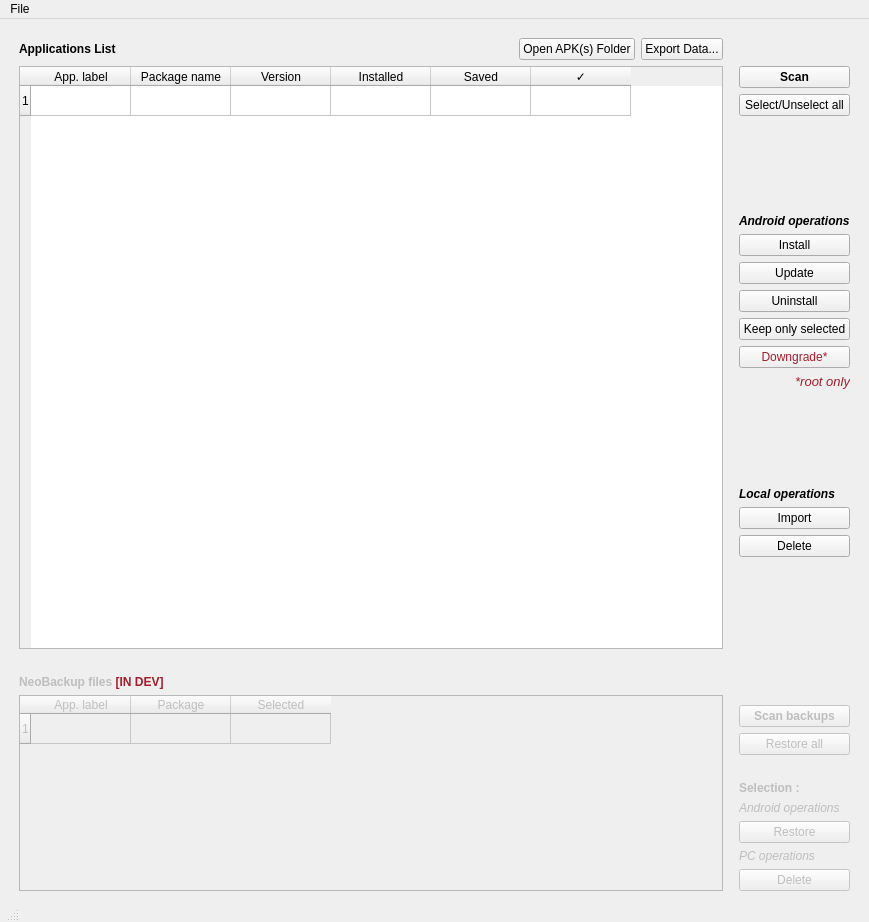
<?xml version="1.0" encoding="UTF-8"?>
<ui version="4.0">
 <class>MainWindow</class>
 <widget class="QMainWindow" name="MainWindow">
  <property name="geometry">
   <rect>
    <x>0</x>
    <y>0</y>
    <width>869</width>
    <height>922</height>
   </rect>
  </property>
  <property name="windowTitle">
   <string>MainWindow</string>
  </property>
  <widget class="QWidget" name="centralwidget">
   <layout class="QGridLayout" name="gridLayout">
    <item row="0" column="1">
     <spacer name="verticalSpacer_5">
      <property name="orientation">
       <enum>Qt::Vertical</enum>
      </property>
      <property name="sizeType">
       <enum>QSizePolicy::Fixed</enum>
      </property>
      <property name="sizeHint" stdset="0">
       <size>
        <width>10</width>
        <height>10</height>
       </size>
      </property>
     </spacer>
    </item>
    <item row="4" column="1">
     <spacer name="verticalSpacer">
      <property name="orientation">
       <enum>Qt::Vertical</enum>
      </property>
      <property name="sizeType">
       <enum>QSizePolicy::Fixed</enum>
      </property>
      <property name="sizeHint" stdset="0">
       <size>
        <width>20</width>
        <height>20</height>
       </size>
      </property>
     </spacer>
    </item>
    <item row="3" column="1">
     <widget class="QTableWidget" name="tableWidget_2">
      <property name="sizePolicy">
       <sizepolicy hsizetype="Expanding" vsizetype="Expanding">
        <horstretch>1</horstretch>
        <verstretch>4</verstretch>
       </sizepolicy>
      </property>
      <property name="minimumSize">
       <size>
        <width>0</width>
        <height>30</height>
       </size>
      </property>
      <property name="rowCount">
       <number>1</number>
      </property>
      <property name="columnCount">
       <number>6</number>
      </property>
      <row/>
      <column>
       <property name="text">
        <string>App. label</string>
       </property>
      </column>
      <column>
       <property name="text">
        <string>Package name</string>
       </property>
      </column>
      <column>
       <property name="text">
        <string>Version</string>
       </property>
      </column>
      <column>
       <property name="text">
        <string extracomment="Installed on device">Installed</string>
       </property>
       <property name="textAlignment">
        <set>AlignCenter</set>
       </property>
       <property name="icon">
        <iconset>
         <normaloff>assets/mobile-screen-solid-full.svg</normaloff>assets/mobile-screen-solid-full.svg</iconset>
       </property>
      </column>
      <column>
       <property name="text">
        <string extracomment="Saved on PC">Saved</string>
       </property>
       <property name="textAlignment">
        <set>AlignCenter</set>
       </property>
       <property name="icon">
        <iconset>
         <normaloff>assets/floppy-disk-solid-full.svg</normaloff>assets/floppy-disk-solid-full.svg</iconset>
       </property>
      </column>
      <column>
       <property name="text">
        <string>✓</string>
       </property>
       <property name="font">
        <font>
         <weight>75</weight>
         <bold>true</bold>
        </font>
       </property>
      </column>
     </widget>
    </item>
    <item row="3" column="2">
     <spacer name="horizontalSpacer">
      <property name="orientation">
       <enum>Qt::Horizontal</enum>
      </property>
      <property name="sizeHint" stdset="0">
       <size>
        <width>10</width>
        <height>10</height>
       </size>
      </property>
     </spacer>
    </item>
    <item row="5" column="1">
     <widget class="QLabel" name="label">
      <property name="enabled">
       <bool>false</bool>
      </property>
      <property name="text">
       <string>&lt;html&gt;&lt;head/&gt;&lt;body&gt;&lt;p&gt;&lt;span style=&quot; font-weight:600;&quot;&gt;NeoBackup files &lt;/span&gt;&lt;span style=&quot; font-weight:600; color:#a51d2d;&quot;&gt;[IN DEV]&lt;/span&gt;&lt;/p&gt;&lt;/body&gt;&lt;/html&gt;</string>
      </property>
      <property name="alignment">
       <set>Qt::AlignLeading|Qt::AlignLeft|Qt::AlignVCenter</set>
      </property>
     </widget>
    </item>
    <item row="3" column="3">
     <layout class="QGridLayout" name="gridLayout_2">
      <item row="13" column="0">
       <spacer name="verticalSpacer_6">
        <property name="orientation">
         <enum>Qt::Vertical</enum>
        </property>
        <property name="sizeHint" stdset="0">
         <size>
          <width>20</width>
          <height>40</height>
         </size>
        </property>
       </spacer>
      </item>
      <item row="0" column="0">
       <widget class="QPushButton" name="pushButton_Scan">
        <property name="font">
         <font>
          <weight>75</weight>
          <bold>true</bold>
         </font>
        </property>
        <property name="text">
         <string>Scan</string>
        </property>
        <property name="icon">
         <iconset>
          <normaloff>assets/arrows-rotate-solid-full.svg</normaloff>assets/arrows-rotate-solid-full.svg</iconset>
        </property>
       </widget>
      </item>
      <item row="4" column="0">
       <widget class="QLabel" name="label_3">
        <property name="text">
         <string>&lt;html&gt;&lt;head/&gt;&lt;body&gt;&lt;p&gt;&lt;span style=&quot; font-weight:600; font-style:italic;&quot;&gt;Android operations&lt;/span&gt;&lt;/p&gt;&lt;/body&gt;&lt;/html&gt;</string>
        </property>
        <property name="alignment">
         <set>Qt::AlignLeading|Qt::AlignLeft|Qt::AlignVCenter</set>
        </property>
       </widget>
      </item>
      <item row="2" column="0">
       <spacer name="verticalSpacer_2">
        <property name="orientation">
         <enum>Qt::Vertical</enum>
        </property>
        <property name="sizeHint" stdset="0">
         <size>
          <width>20</width>
          <height>40</height>
         </size>
        </property>
       </spacer>
      </item>
      <item row="15" column="0">
       <widget class="QPushButton" name="pushButton_Backup">
        <property name="text">
         <string>Import</string>
        </property>
       </widget>
      </item>
      <item row="6" column="0">
       <widget class="QPushButton" name="pushButton_Install">
        <property name="text">
         <string>Install</string>
        </property>
       </widget>
      </item>
      <item row="1" column="0">
       <widget class="QPushButton" name="pushButton_sel_all">
        <property name="text">
         <string>Select/Unselect all</string>
        </property>
       </widget>
      </item>
      <item row="8" column="0">
       <widget class="QPushButton" name="pushButton_Uninstall">
        <property name="text">
         <string>Uninstall</string>
        </property>
       </widget>
      </item>
      <item row="9" column="0">
       <widget class="QPushButton" name="pushButton_Keep_only">
        <property name="text">
         <string>Keep only selected</string>
        </property>
       </widget>
      </item>
      <item row="12" column="0">
       <widget class="QLabel" name="label_11">
        <property name="text">
         <string>&lt;html&gt;&lt;head/&gt;&lt;body&gt;&lt;p align=&quot;right&quot;&gt;&lt;span style=&quot; font-size:10pt; font-style:italic; color:#a51d2d;&quot;&gt;*root only&lt;/span&gt;&lt;/p&gt;&lt;/body&gt;&lt;/html&gt;</string>
        </property>
       </widget>
      </item>
      <item row="14" column="0">
       <widget class="QLabel" name="label_4">
        <property name="text">
         <string>&lt;html&gt;&lt;head/&gt;&lt;body&gt;&lt;p&gt;&lt;span style=&quot; font-weight:600; font-style:italic;&quot;&gt;Local operations&lt;/span&gt;&lt;/p&gt;&lt;/body&gt;&lt;/html&gt;</string>
        </property>
       </widget>
      </item>
      <item row="16" column="0">
       <widget class="QPushButton" name="pushButton_Delete">
        <property name="text">
         <string>Delete</string>
        </property>
       </widget>
      </item>
      <item row="11" column="0">
       <widget class="QPushButton" name="pushButton_Downgrade">
        <property name="styleSheet">
         <string notr="true">color: rgb(165, 29, 45);</string>
        </property>
        <property name="text">
         <string>Downgrade*</string>
        </property>
        <property name="icon">
         <iconset>
          <normaloff>assets/triangle-exclamation-solid-full.svg</normaloff>assets/triangle-exclamation-solid-full.svg</iconset>
        </property>
       </widget>
      </item>
      <item row="17" column="0">
       <spacer name="verticalSpacer_3">
        <property name="orientation">
         <enum>Qt::Vertical</enum>
        </property>
        <property name="sizeHint" stdset="0">
         <size>
          <width>20</width>
          <height>40</height>
         </size>
        </property>
       </spacer>
      </item>
      <item row="7" column="0">
       <widget class="QPushButton" name="pushButton_Update">
        <property name="text">
         <string>Update</string>
        </property>
       </widget>
      </item>
     </layout>
    </item>
    <item row="3" column="4">
     <spacer name="horizontalSpacer_3">
      <property name="orientation">
       <enum>Qt::Horizontal</enum>
      </property>
      <property name="sizeType">
       <enum>QSizePolicy::Fixed</enum>
      </property>
      <property name="sizeHint" stdset="0">
       <size>
        <width>10</width>
        <height>10</height>
       </size>
      </property>
     </spacer>
    </item>
    <item row="6" column="1">
     <widget class="QTableWidget" name="tableWidget">
      <property name="enabled">
       <bool>false</bool>
      </property>
      <property name="sizePolicy">
       <sizepolicy hsizetype="Expanding" vsizetype="Expanding">
        <horstretch>1</horstretch>
        <verstretch>1</verstretch>
       </sizepolicy>
      </property>
      <property name="minimumSize">
       <size>
        <width>0</width>
        <height>30</height>
       </size>
      </property>
      <property name="rowCount">
       <number>1</number>
      </property>
      <property name="columnCount">
       <number>3</number>
      </property>
      <row/>
      <column>
       <property name="text">
        <string>App. label</string>
       </property>
      </column>
      <column>
       <property name="text">
        <string>Package</string>
       </property>
      </column>
      <column>
       <property name="text">
        <string>Selected</string>
       </property>
      </column>
     </widget>
    </item>
    <item row="6" column="3">
     <layout class="QGridLayout" name="gridLayout_4">
      <property name="topMargin">
       <number>10</number>
      </property>
      <item row="11" column="0">
       <widget class="QLabel" name="label_6">
        <property name="enabled">
         <bool>false</bool>
        </property>
        <property name="text">
         <string>&lt;html&gt;&lt;head/&gt;&lt;body&gt;&lt;p&gt;&lt;span style=&quot; font-style:italic;&quot;&gt;PC operations&lt;/span&gt;&lt;/p&gt;&lt;/body&gt;&lt;/html&gt;</string>
        </property>
       </widget>
      </item>
      <item row="3" column="0">
       <widget class="QPushButton" name="pushButtonb2_RestoreAll">
        <property name="enabled">
         <bool>false</bool>
        </property>
        <property name="text">
         <string>Restore all</string>
        </property>
       </widget>
      </item>
      <item row="5" column="0">
       <widget class="QLabel" name="label_8">
        <property name="enabled">
         <bool>false</bool>
        </property>
        <property name="text">
         <string>&lt;html&gt;&lt;head/&gt;&lt;body&gt;&lt;p&gt;&lt;span style=&quot; font-weight:600;&quot;&gt;Selection :&lt;/span&gt;&lt;/p&gt;&lt;/body&gt;&lt;/html&gt;</string>
        </property>
       </widget>
      </item>
      <item row="1" column="0">
       <widget class="QPushButton" name="pushButtonb1_ScanBackups">
        <property name="enabled">
         <bool>false</bool>
        </property>
        <property name="font">
         <font>
          <weight>75</weight>
          <bold>true</bold>
         </font>
        </property>
        <property name="text">
         <string>Scan backups</string>
        </property>
       </widget>
      </item>
      <item row="6" column="0">
       <widget class="QLabel" name="label_5">
        <property name="enabled">
         <bool>false</bool>
        </property>
        <property name="text">
         <string>&lt;html&gt;&lt;head/&gt;&lt;body&gt;&lt;p&gt;&lt;span style=&quot; font-style:italic;&quot;&gt;Android operations&lt;/span&gt;&lt;/p&gt;&lt;/body&gt;&lt;/html&gt;</string>
        </property>
       </widget>
      </item>
      <item row="4" column="0">
       <spacer name="verticalSpacer_4">
        <property name="orientation">
         <enum>Qt::Vertical</enum>
        </property>
        <property name="sizeType">
         <enum>QSizePolicy::Minimum</enum>
        </property>
        <property name="sizeHint" stdset="0">
         <size>
          <width>20</width>
          <height>20</height>
         </size>
        </property>
       </spacer>
      </item>
      <item row="9" column="0">
       <widget class="QPushButton" name="pushButtonb3_Restore">
        <property name="enabled">
         <bool>false</bool>
        </property>
        <property name="text">
         <string>Restore</string>
        </property>
       </widget>
      </item>
      <item row="12" column="0">
       <widget class="QPushButton" name="pushButton10_NONAME">
        <property name="enabled">
         <bool>false</bool>
        </property>
        <property name="text">
         <string>Delete</string>
        </property>
       </widget>
      </item>
     </layout>
    </item>
    <item row="3" column="0">
     <spacer name="horizontalSpacer_2">
      <property name="orientation">
       <enum>Qt::Horizontal</enum>
      </property>
      <property name="sizeType">
       <enum>QSizePolicy::Fixed</enum>
      </property>
      <property name="sizeHint" stdset="0">
       <size>
        <width>10</width>
        <height>10</height>
       </size>
      </property>
     </spacer>
    </item>
    <item row="1" column="1">
     <layout class="QHBoxLayout" name="horizontalLayout">
      <item>
       <widget class="QLabel" name="label_2">
        <property name="text">
         <string>&lt;html&gt;&lt;head/&gt;&lt;body&gt;&lt;p&gt;&lt;span style=&quot; font-weight:600;&quot;&gt;Applications List&lt;/span&gt;&lt;/p&gt;&lt;/body&gt;&lt;/html&gt;</string>
        </property>
       </widget>
      </item>
      <item>
       <spacer name="horizontalSpacer_4">
        <property name="orientation">
         <enum>Qt::Horizontal</enum>
        </property>
        <property name="sizeHint" stdset="0">
         <size>
          <width>40</width>
          <height>20</height>
         </size>
        </property>
       </spacer>
      </item>
      <item>
       <widget class="QPushButton" name="pushButton_Explore_Apk">
        <property name="text">
         <string>Open APK(s) Folder</string>
        </property>
        <property name="icon">
         <iconset>
          <normaloff>assets/folder-open-solid-full.svg</normaloff>assets/folder-open-solid-full.svg</iconset>
        </property>
       </widget>
      </item>
      <item>
       <widget class="QPushButton" name="pushButton_Export">
        <property name="text">
         <string>Export Data...</string>
        </property>
        <property name="icon">
         <iconset>
          <normaloff>assets/table-solid-full.svg</normaloff>assets/table-solid-full.svg</iconset>
        </property>
       </widget>
      </item>
     </layout>
    </item>
   </layout>
  </widget>
  <widget class="QMenuBar" name="menubar">
   <property name="geometry">
    <rect>
     <x>0</x>
     <y>0</y>
     <width>869</width>
     <height>22</height>
    </rect>
   </property>
   <widget class="QMenu" name="menuMenu">
    <property name="title">
     <string>File</string>
    </property>
    <addaction name="actionRescan_backups"/>
    <addaction name="actionRescan_android"/>
    <addaction name="separator"/>
    <addaction name="actionExport_table"/>
    <addaction name="separator"/>
    <addaction name="actionImport_apk_s"/>
    <addaction name="actionImport_folder"/>
    <addaction name="separator"/>
    <addaction name="actionClose"/>
   </widget>
   <addaction name="menuMenu"/>
  </widget>
  <widget class="QStatusBar" name="statusbar">
   <property name="enabled">
    <bool>true</bool>
   </property>
   <property name="sizePolicy">
    <sizepolicy hsizetype="Maximum" vsizetype="Maximum">
     <horstretch>0</horstretch>
     <verstretch>0</verstretch>
    </sizepolicy>
   </property>
  </widget>
  <action name="actionRescan_android">
   <property name="checkable">
    <bool>false</bool>
   </property>
   <property name="enabled">
    <bool>true</bool>
   </property>
   <property name="text">
    <string>Scan android installed apps</string>
   </property>
   <property name="shortcut">
    <string>Shift+F5</string>
   </property>
  </action>
  <action name="actionClose">
   <property name="text">
    <string>Exit</string>
   </property>
   <property name="shortcut">
    <string>Alt+F4</string>
   </property>
  </action>
  <action name="actionImport_apk_s">
   <property name="enabled">
    <bool>false</bool>
   </property>
   <property name="text">
    <string>Import .apk(s) ... [IN DEV]</string>
   </property>
  </action>
  <action name="actionImport_folder">
   <property name="enabled">
    <bool>false</bool>
   </property>
   <property name="text">
    <string>Import folder ... [IN DEV]</string>
   </property>
  </action>
  <action name="actionExport_table">
   <property name="text">
    <string>Export table ...</string>
   </property>
   <property name="shortcut">
    <string>Ctrl+E</string>
   </property>
  </action>
  <action name="actionExport_selected_apk_s">
   <property name="enabled">
    <bool>false</bool>
   </property>
   <property name="text">
    <string>Export selected .apk(s) ... [IN DEV]</string>
   </property>
  </action>
  <action name="actionRescan_backups">
   <property name="text">
    <string>Scan backups</string>
   </property>
   <property name="shortcut">
    <string>F5</string>
   </property>
  </action>
 </widget>
 <resources/>
 <connections/>
</ui>
